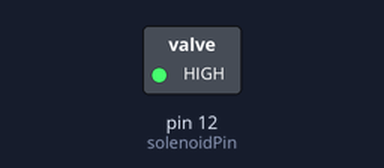
Simulated run of this sketch. Board: Arduino Uno, built with avr-gcc and run on an emulated ATmega328P. Parts: switched loads named in the sketch (green lamp = pin HIGH). Dashed ring = blinking.

Above: at 0.05 s.
Timing chart, 0 to 3.0 s (numbered marks = the images above):
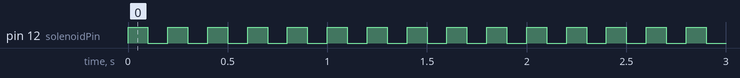

The sketch:

solenoide.ino
```cpp
int solenoidPin = 12;                    //This is the output pin on the Arduino

void setup()
{
  pinMode(solenoidPin, OUTPUT);          //Sets that pin as an output
}

void loop()
{
  digitalWrite(solenoidPin, HIGH);      //Switch Solenoid ON
  delay(100);                          //Wait 1 Second
  digitalWrite(solenoidPin, LOW);       //Switch Solenoid OFF
  delay(100);                        //Wait 1 Second
}
```

Measured:
- by itself, pin 12 (solenoidPin): alternates HIGH for 0.10 s and LOW for 0.10 s
